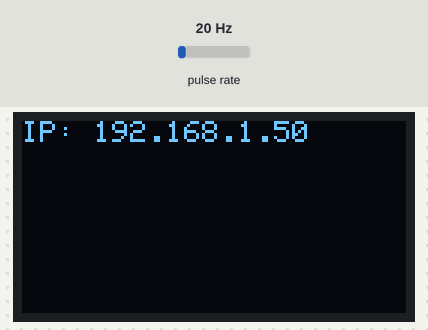
A sketch run on a simulated ESP8266 (NodeMCU). On the bench: 128×64 one-colour display. Wiring (inferred from the names in the program): pulse sensor: data GPIO 2. Inputs (shaded band) come from the test bench; at power-on: pulse rate 20 Hz. WiFi joins after 1.5 s; servers stay silent unless stated; uploads are accepted with an empty reply; what the sketch prints to the serial monitor is not drawn.

Above: at 1.6 s.
At 5.2 s:
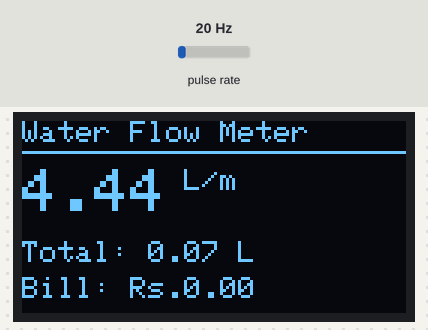
5.3 s: pulse rate (sensor on GPIO 2) set to 4 Hz
At 6.0 s:
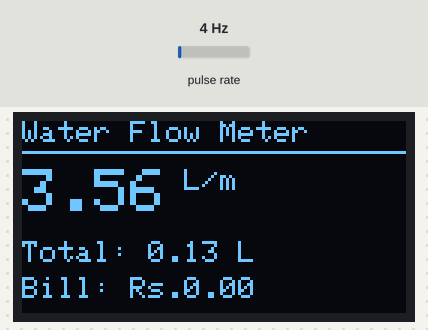
8.1 s: pulse rate (sensor on GPIO 2) set to 50 Hz
At 9.4 s:
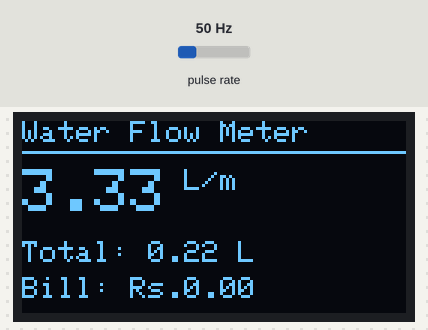
11.1 s: pulse rate (sensor on GPIO 2) set to 100 Hz
At 17.5 s:
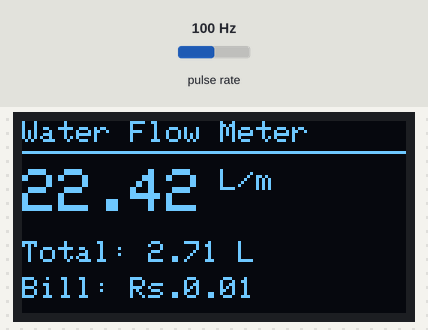
Timing chart, 0 to 19.0 s (numbered marks = the images above; inputs shaded):
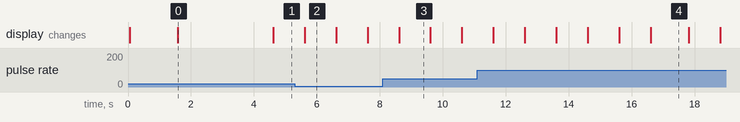

Measured:
- what the display in image 0 shows lasts 3.0 s, from 1.6 s to 4.6 s
- what the display in image 2 shows lasts 1.0 s, from 5.6 s to 6.6 s

The sketch:

nodemcu_sketch.ino
```cpp
// ─────────────────────────────────────────────────────────────
//  Smart Water Meter — NodeMCU ESP8266
//  Sends data via HTTP POST to local Flask server (no cloud)
// ─────────────────────────────────────────────────────────────
#include <ESP8266WiFi.h>
#include <ESP8266HTTPClient.h>
#include <WiFiClient.h>
#include <Wire.h>
#include <Adafruit_GFX.h>
#include <Adafruit_SSD1306.h>

// ── Wi-Fi credentials ──────────────────────────────────────
#define SSID        "YOUR_WIFI_NAME"
#define PASS        "YOUR_WIFI_PASSWORD"

// ── Your PC/server IP (run ipconfig or ifconfig to find it) ──
#define SERVER_IP   "192.168.1.100"
#define SERVER_PORT 5000
#define SERVER_URL  "http://" SERVER_IP ":" + String(SERVER_PORT) + "/api/data"

// ── Sensor & display setup ─────────────────────────────────
#define SENSOR_PIN    2    // D4 on NodeMCU
#define SCREEN_W    128
#define SCREEN_H     64
#define OLED_RESET   -1

Adafruit_SSD1306 display(SCREEN_W, SCREEN_H, &Wire, OLED_RESET);

// ── Flow variables ─────────────────────────────────────────
volatile byte pulseCount = 0;
float calibrationFactor  = 4.5;
float flowRate           = 0.0;
float flowLitres         = 0.0;
float totalLitres        = 0.0;
float unitPrice          = 0.025;
float totalBill          = 0.0;
unsigned long lastMillis = 0;
unsigned long lastPost   = 0;
const int POST_INTERVAL  = 2000;   // send data every 2 seconds

// ── Interrupt: counts pulses from sensor ──────────────────
IRAM_ATTR void pulseCounter() {
  pulseCount++;
}

// ── Indian Water Tariff (INR per liter) ───────────────────
float getUnitPrice(float litres) {
  if (litres <= 10000) return 0.005;   // Rs. 5 per 1000 L
  if (litres <= 30000) return 0.012;   // Rs. 12 per 1000 L
  return 0.025;                         // Rs. 25 per 1000 L
}

void setup() {
  Serial.begin(115200);

  // OLED init
  if (!display.begin(SSD1306_SWITCHCAPVCC, 0x3C)) {
    Serial.println("OLED not found");
    while (true);
  }
  display.clearDisplay();
  display.setTextColor(WHITE);
  display.setTextSize(1);
  display.setCursor(10, 25);
  display.print("Connecting WiFi...");
  display.display();

  // Wi-Fi connect
  WiFi.begin(SSID, PASS);
  while (WiFi.status() != WL_CONNECTED) {
    delay(500);
    Serial.print(".");
  }
  Serial.println("\nConnected: " + WiFi.localIP().toString());

  display.clearDisplay();
  display.setCursor(0, 0);
  display.print("IP: " + WiFi.localIP().toString());
  display.display();
  delay(2000);

  // Sensor interrupt
  pinMode(SENSOR_PIN, INPUT_PULLUP);
  attachInterrupt(digitalPinToInterrupt(SENSOR_PIN), pulseCounter, FALLING);

  pulseCount  = 0;
  lastMillis  = millis();
  lastPost    = millis();
}

void loop() {
  unsigned long now = millis();

  // ── Calculate flow every 1 second ───────────────────────
  if (now - lastMillis >= 1000) {
    detachInterrupt(digitalPinToInterrupt(SENSOR_PIN));

    float elapsed = (now - lastMillis);
    flowRate      = ((1000.0 / elapsed) * pulseCount) / calibrationFactor;
    flowLitres    = flowRate / 60.0;
    totalLitres  += flowLitres;
    unitPrice     = getUnitPrice(totalLitres);
    totalBill     = totalLitres * unitPrice;

    pulseCount    = 0;
    lastMillis    = now;

    attachInterrupt(digitalPinToInterrupt(SENSOR_PIN), pulseCounter, FALLING);

    // ── Update OLED ─────────────────────────────────────
    display.clearDisplay();
    display.setTextSize(1);
    display.setCursor(0, 0);
    display.print("Water Flow Meter");
    display.drawLine(0, 10, 128, 10, WHITE);

    display.setTextSize(2);
    display.setCursor(0, 16);
    display.print(flowRate, 2);
    display.setTextSize(1);
    display.print(" L/m");

    display.setTextSize(1);
    display.setCursor(0, 40);
    display.print("Total: ");
    display.print(totalLitres, 2);
    display.print(" L");

    display.setCursor(0, 52);
    display.print("Bill: Rs.");
    display.print(totalBill, 2);

    display.display();

    // ── Serial monitor ───────────────────────────────────
    Serial.print("Flow: "); Serial.print(flowRate);
    Serial.print(" L/min | Total: "); Serial.print(totalLitres);
    Serial.print(" L | Bill: "); Serial.println(totalBill);
  }

  // ── Send data to Flask server every 2 seconds ───────────
  if (now - lastPost >= POST_INTERVAL && WiFi.status() == WL_CONNECTED) {
    lastPost = now;

    WiFiClient client;
    HTTPClient http;

    String url = "http://" + String(SERVER_IP) + ":" + String(SERVER_PORT) + "/api/data";
    http.begin(client, url);
    http.addHeader("Content-Type", "application/json");

    String body = "{";
    body += "\"flow_rate\":"    + String(flowRate, 4) + ",";
    body += "\"total_liters\":" + String(totalLitres, 4) + ",";
    body += "\"total_bill\":"   + String(totalBill, 4) + ",";
    body += "\"unit_price\":"   + String(unitPrice, 3);
    body += "}";

    int code = http.POST(body);
    if (code == 200) {
      Serial.println("Data sent OK");
    } else {
      Serial.println("POST failed: " + String(code));
    }
    http.end();
  }
}
```
